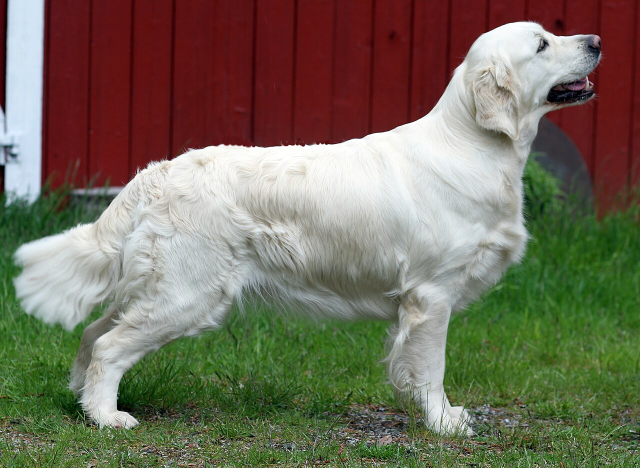
#> input picture .claude/skills/coloring-book/assets/photos/dog.jpg, 1280 x 936 px (shown at 1/2 size)
$ python -i process.py   (imports and definitions only)
#> lines starting #> are read from the running program, lines starting #| are printed output that depends on the picture; after the words box and inside, x2 and y2 are one past the last pixel; in counts of white or black regions, pixels touching at a corner belong together
"""Chuẩn hoá PNG Muse vẽ -> nét mực đen trên nền trắng, cắt sát và căn vuông (nguồn 'g:' của SceneComposer).

  python scripts/gen/process.py <vào.png> <ra.png> [--size 640]

In ra: tỉ lệ mực, số vùng trắng kín nhỏ (< 28px ở cỡ ra) và số vùng lớn, để loại ảnh hỏng.
"""
import sys
import numpy as np
from PIL import Image
from scipy import ndimage

def process(src, dst, size=800):
#> called with dst = 'out.png', size = 800
    im = Image.open(src)
#> im is the input picture: PIL image 1280x936 RGB; mean R, G, B 116.4, 110.2, 92.6
    if im.mode in ("RGBA", "LA", "P"):
        im = im.convert("RGBA")
        bg = Image.new("RGBA", im.size, (255, 255, 255, 255))
        im = Image.alpha_composite(bg, im)
    g = np.asarray(im.convert("L"), dtype=np.float32)
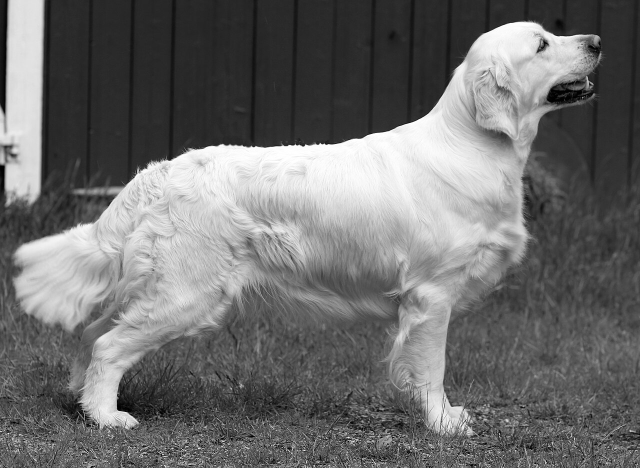
#> g: shape (936, 1280) float32 (shown at 1/2 size); min 0, max 255, mean 110.1
    # mực = phần tối: ánh xạ tuyến tính 80..200 -> 0..255 (khử xám, giữ mép mịn)
    g = np.clip((g - 60) / 160, 0, 1) * 255
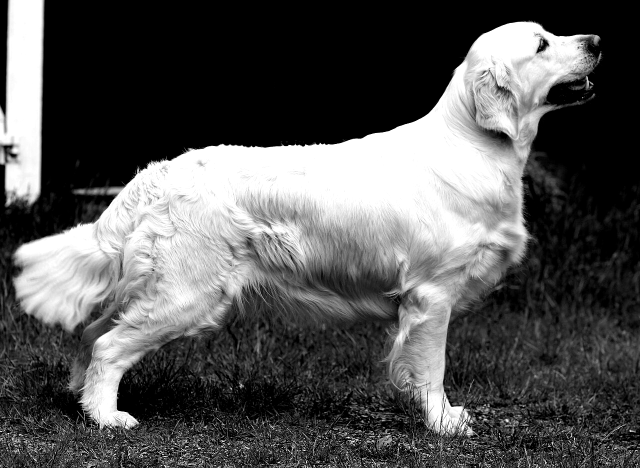
#> g: shape (936, 1280) float32 (shown at 1/2 size); min 0, max 255, mean 86.9
    ys, xs = np.where(g < 200)
    if len(xs) == 0:
        raise SystemExit("ảnh trống")
    x0, x1, y0, y1 = xs.min(), xs.max(), ys.min(), ys.max()
#> x0 = 0; x1 = 1279; y0 = 0; y1 = 935
    crop = g[y0:y1 + 1, x0:x1 + 1]
    side = max(crop.shape)
#> side = 1280
    pad = int(side * 0.04)
#> pad = 51
    s = side + pad * 2
#> s = 1382
    out = np.full((s, s), 255, np.float32)
    oy = (s - crop.shape[0]) // 2
#> oy = 223
    ox = (s - crop.shape[1]) // 2
#> ox = 51
    out[oy:oy + crop.shape[0], ox:ox + crop.shape[1]] = crop
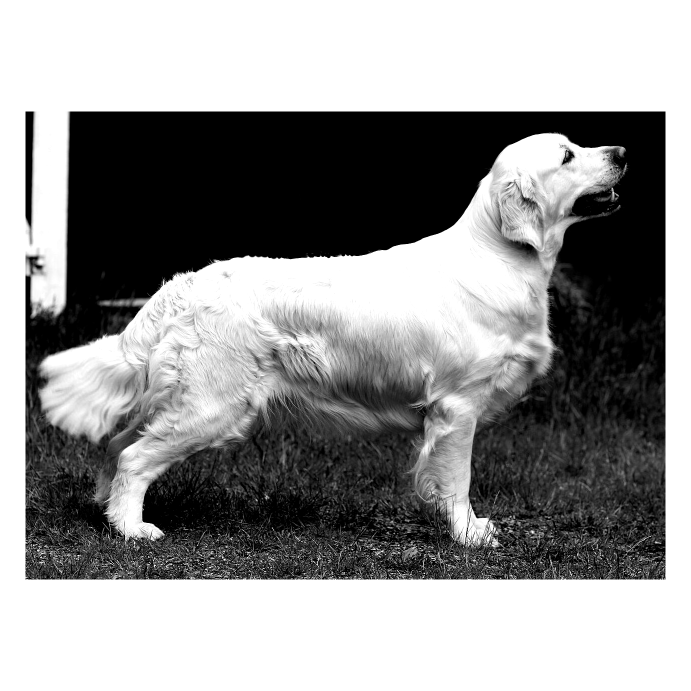
#> out: shape (1382, 1382) float32 (shown at 1/2 size); min 0, max 255, mean 149.6
    img = Image.fromarray(out.astype(np.uint8)).resize((size, size), Image.LANCZOS)
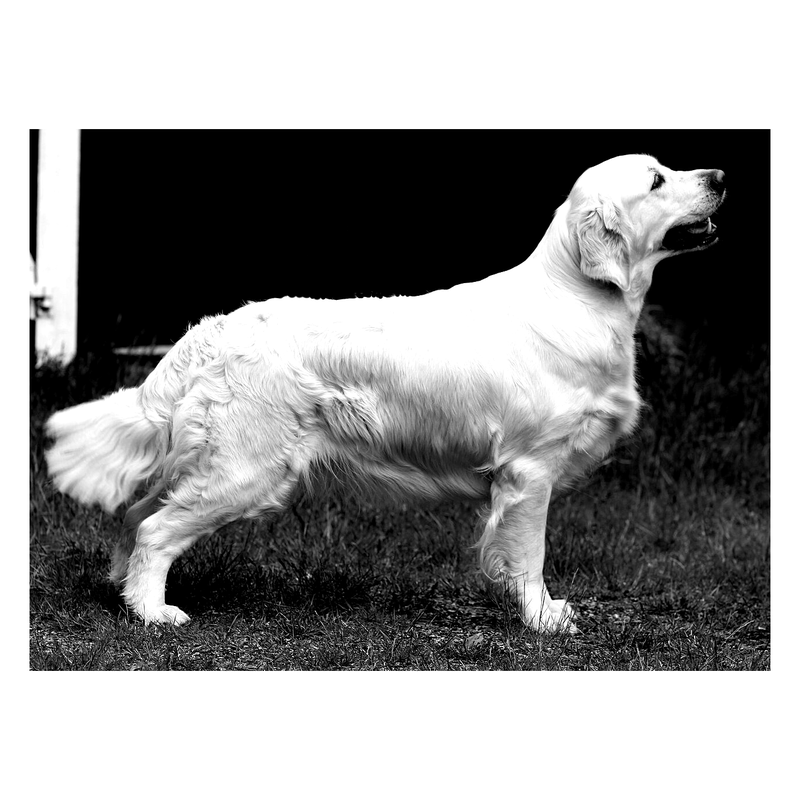
#> img: PIL image 800x800 L; min 0, max 255, mean 149.4
    # sau phóng to: kéo tương phản lại để mép sắc nét (nét mực không bị nhoè)
    img = Image.fromarray((np.clip((np.asarray(img, np.float32) - 105) / 60, 0, 1) * 255).astype(np.uint8))
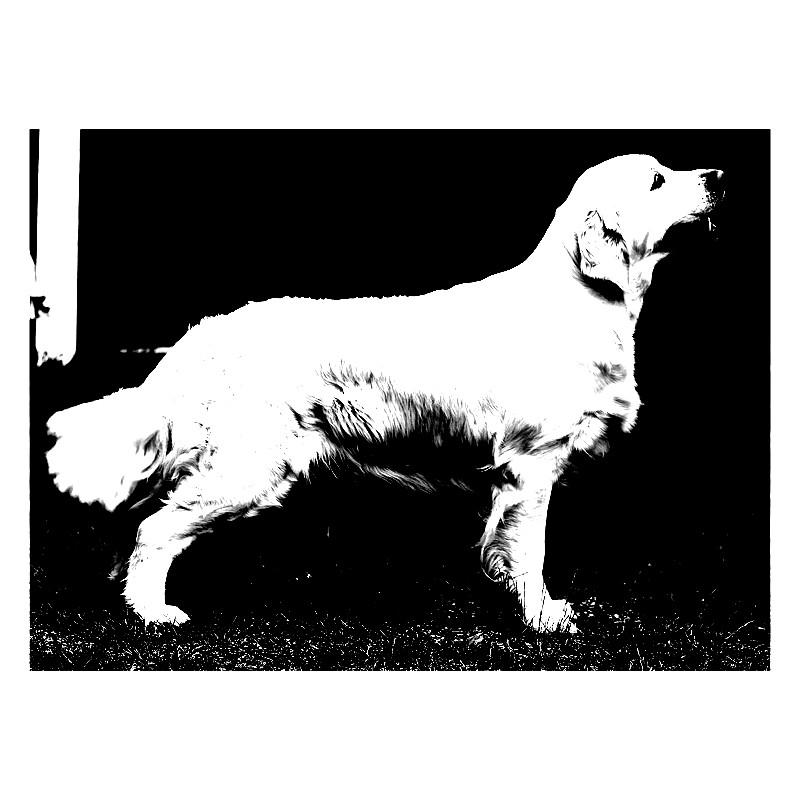
#> img: PIL image 800x800 L; min 0, max 255, mean 144.5
    img.save(dst, optimize=True)
    a = np.asarray(img)
    ink = (a < 128)
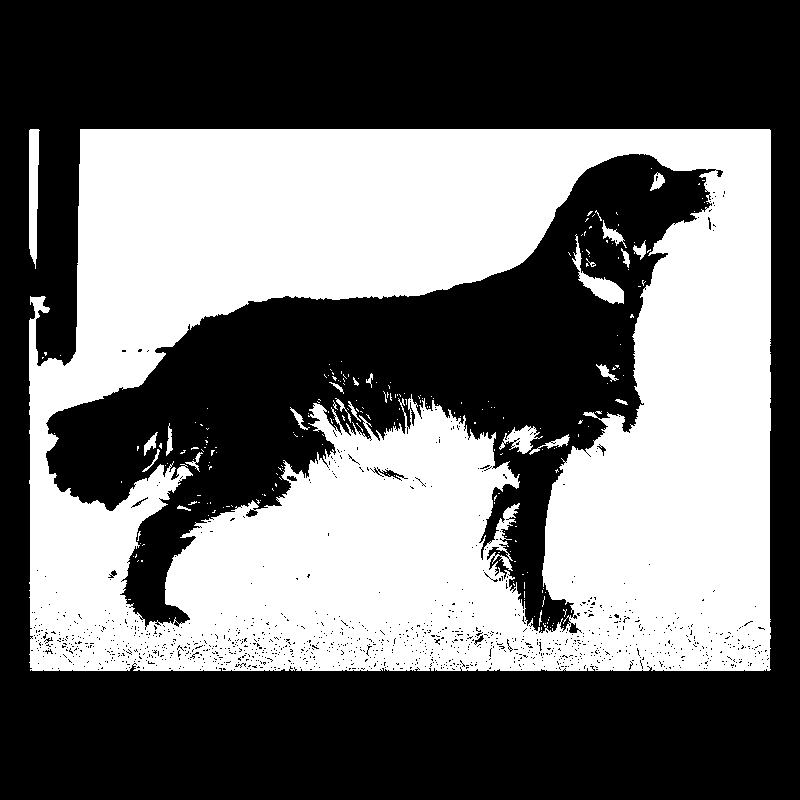
#> ink: shape (800, 800) bool; 43.3% white; 236 white regions (212 under 20 px), largest, box (x1, y1, x2, y2) and area: (29, 129, 771, 671) 272305, (29, 129, 40, 269) 1158, (572, 234, 624, 304) 901
    lab, n = ndimage.label(~ink)
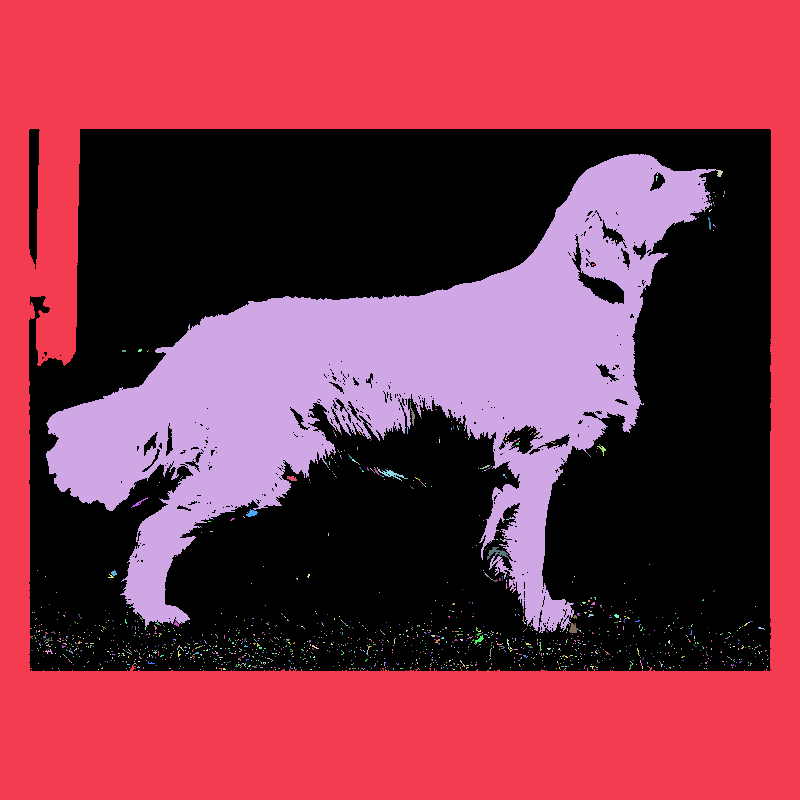
#> lab: shape (800, 800) int32; 1582 distinct labels, from 0 to 1581; one colour per label, 0 black
#> n = 1581
    sizes = ndimage.sum(np.ones_like(a), lab, range(1, n + 1))
#> sizes = 1581 values, max 248095 at index 0, min 1 at index 5, mean 229.3
    border = set(np.unique(np.concatenate([lab[0], lab[-1], lab[:, 0], lab[:, -1]])))
#> border = 1 item
    objs = ndimage.find_objects(lab)
#> objs = 1581 items
    tiny = big = 0
    for i, sl in enumerate(objs, 1):
        if i in border:
            continue
        side_px = min(sl[0].stop - sl[0].start, sl[1].stop - sl[1].start)
        if side_px < 28 * size / 256 * 0.5: tiny += 1
        else: big += 1
#> this loop made 1581 passes
#> (side_px, big) on pass 2: (479, 1)
#> side_px on passes 3 to 8: 7, 1, 2, 1, 1, 1
#> after the loop, big = 1; tiny = 1579
    gray = float(((a > 40) & (a < 215)).mean())
#> gray = 0.0325
    print(f"{dst}: ink={ink.mean():.3f} regions={big} tiny={tiny} gray={gray:.3f}")
#| out.png: ink=0.433 regions=1 tiny=1579 gray=0.032

# [6 lines not run here, left out]

>>> result = process('../../.claude/skills/coloring-book/assets/photos/dog.jpg', 'out.png')
